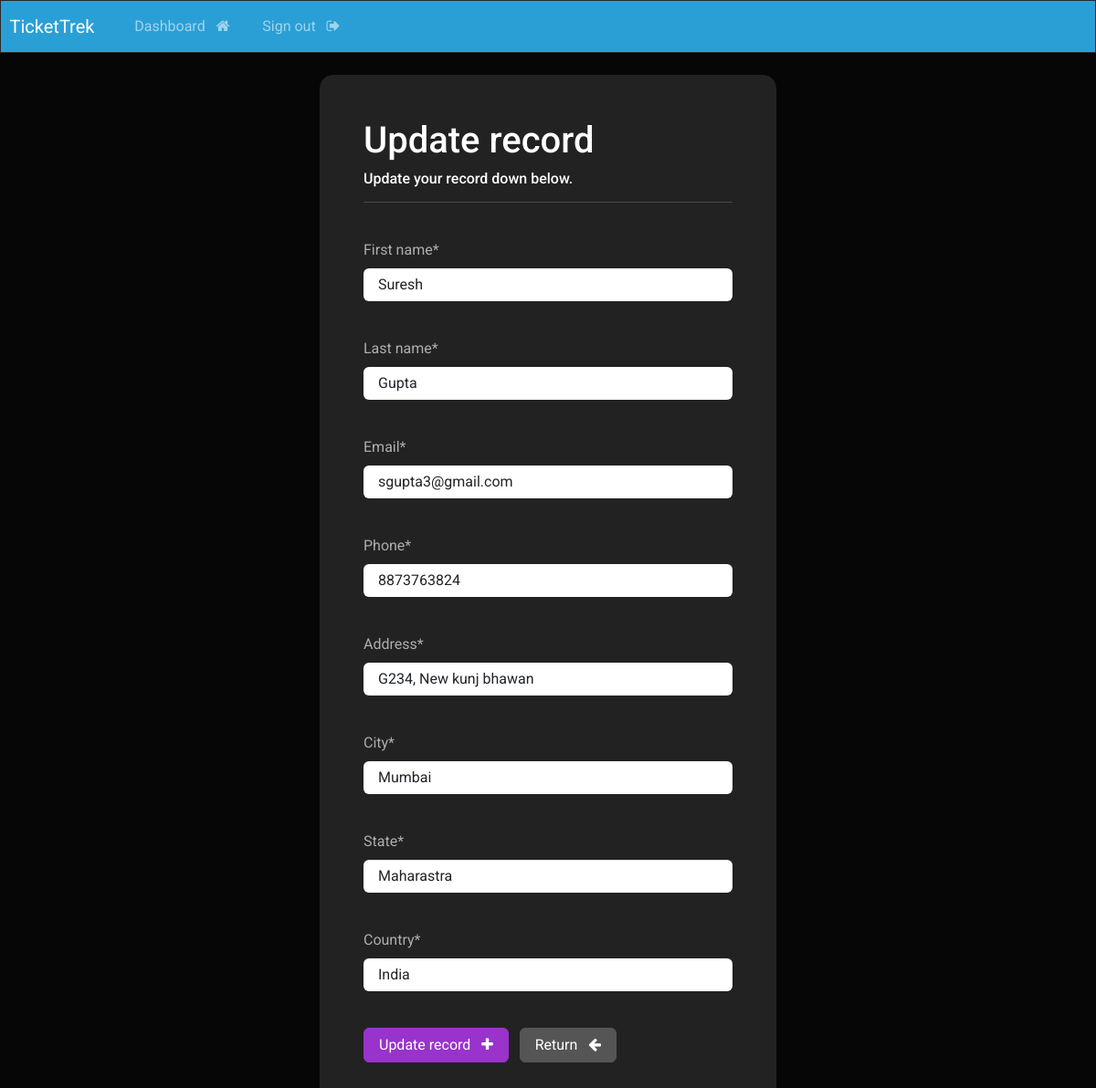
Screenshot of /update-record/10 (signed in) with the database file from the repository.
### CRMapp/models.py (models this page shows, shortened)
class Record(models.Model):
    creation_date = models.DateTimeField(auto_now_add=True)
    first_name = models.CharField(max_length=100)
    last_name = models.CharField(max_length=100)
    email = models.EmailField(max_length=300)
    phone = models.CharField(max_length=20)
    address = models.CharField(max_length=300)
    city = models.CharField(max_length=300)
    state = models.CharField(max_length=300, default='default_state')
    country = models.CharField(max_length=100)

### CRMapp/views.py (the view)
# urls.py: path('update-record/<int:pk>', views.update_record, name="update-record"),
@login_required(login_url='my-login')
def update_record(request, pk):
    record = Record.objects.get(id=pk)
    form = UpdateRecordForm(instance=record)
    if request.method == 'POST':
        form = UpdateRecordForm(request.POST, instance=record)
        if form.is_valid():
            form.save()
            messages.success(request, "Your record was updated!")
            return redirect("dashboard")
    context = {'form': form}
    return render(request,'CRMapp/update-record.html', context=context)

### CRMapp/forms.py
class UpdateRecordForm(forms.ModelForm):
    class Meta:
        model = Record
        fields = ['first_name', 'last_name', 'email', 'phone', 'address','city','state','country']

### CRMapp/templates/CRMapp/update-record.html (shortened to what this page needs)
{% extends 'CRMapp/base.html' %}
{% load crispy_forms_tags %}
{% block content %}
<body>
    <div class="container bg-light shadow-md p-5 form-layout">
        <h3> Update record </h3>
        <h6> Update your record down below. </h6>
        <hr>
        <br>
        <form method="POST" autocomplete="off">
            {{form.first_name|as_crispy_field}}
            <br>
            {{form.last_name|as_crispy_field}}
            <br>
            {{form.email|as_crispy_field}}
            <br>
            {{form.phone|as_crispy_field}}
            <br>
            {{form.address|as_crispy_field}}
            <br>
            {{form.city|as_crispy_field}}
            <br>
            {{form.state|as_crispy_field}}
            <br>
            {{form.country|as_crispy_field}}
            <br>
            <button type="submit" class="btn btn-info">
                Update record &nbsp; <i class="fa fa-plus" aria-hidden="true"></i>
            </button>
            <a href="{% url 'dashboard' %}" class="btn btn-secondary">
                Return &nbsp; <i class="fa fa-arrow-left" aria-hidden="true"></i>
            </a>
        </form>
    </div>
    <br>
</body>
{% endblock %}

### static/css/styles.css (style rules this page uses)
.form-layout { border-radius: 15px; width: 500px; }

### rows the page displays
Record: first_name "Suresh", last_name "Gupta", email "sgupta3@gmail.com", phone "8873763824", address "G234, New kunj bhawan", city "Mumbai", state "Maharastra", country "India"
